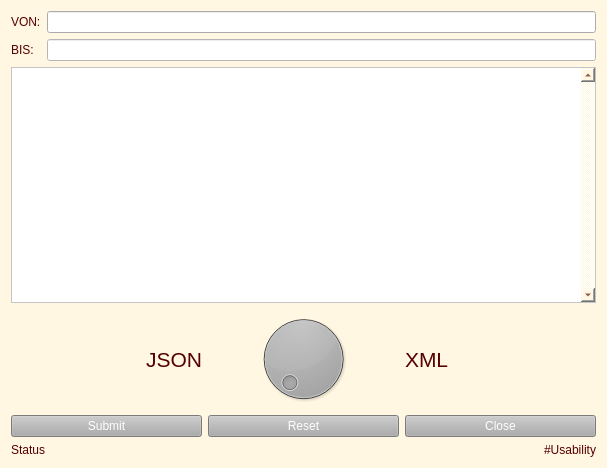
<?xml version="1.0" encoding="UTF-8"?>
<ui version="4.0">
 <class>Form</class>
 <widget class="QWidget" name="Form">
  <property name="geometry">
   <rect>
    <x>0</x>
    <y>0</y>
    <width>607</width>
    <height>468</height>
   </rect>
  </property>
  <property name="windowTitle">
   <string>REST-ful Client | TEKIN</string>
  </property>
  <property name="autoFillBackground">
   <bool>false</bool>
  </property>
  <property name="styleSheet">
   <string notr="true">color: rgb(85, 0, 0);
background-color:rgb(255, 247, 225)</string>
  </property>
  <layout class="QHBoxLayout" name="horizontalLayout">
   <item>
    <layout class="QVBoxLayout" name="verticalLayout">
     <item>
      <layout class="QHBoxLayout" name="horizontalLayout_5">
       <item>
        <layout class="QHBoxLayout" name="horizontalLayout_6">
         <item>
          <layout class="QVBoxLayout" name="verticalLayout_2">
           <item>
            <widget class="QLabel" name="vonLabel">
             <property name="font">
              <font>
               <family>Arial</family>
              </font>
             </property>
             <property name="text">
              <string>VON:</string>
             </property>
            </widget>
           </item>
           <item>
            <widget class="QLabel" name="bisLabel">
             <property name="font">
              <font>
               <family>Arial</family>
              </font>
             </property>
             <property name="text">
              <string>BIS:</string>
             </property>
            </widget>
           </item>
          </layout>
         </item>
        </layout>
       </item>
       <item>
        <layout class="QHBoxLayout" name="horizontalLayout_7">
         <item>
          <layout class="QVBoxLayout" name="verticalLayout_3">
           <item>
            <widget class="QLineEdit" name="vonInput">
             <property name="font">
              <font>
               <family>Arial</family>
              </font>
             </property>
             <property name="styleSheet">
              <string notr="true">background-color:rgb(255, 255, 255)rgb(255, 255, 255)</string>
             </property>
            </widget>
           </item>
           <item>
            <widget class="QLineEdit" name="bisInput">
             <property name="font">
              <font>
               <family>Arial</family>
              </font>
             </property>
             <property name="styleSheet">
              <string notr="true">background-color:rgb(255, 255, 255)</string>
             </property>
            </widget>
           </item>
          </layout>
         </item>
        </layout>
       </item>
      </layout>
     </item>
     <item>
      <widget class="QTextBrowser" name="outputNavi">
       <property name="font">
        <font>
         <family>Arial</family>
        </font>
       </property>
       <property name="focusPolicy">
        <enum>Qt::NoFocus</enum>
       </property>
       <property name="styleSheet">
        <string notr="true">background-color:rgb(255,255,255)</string>
       </property>
       <property name="verticalScrollBarPolicy">
        <enum>Qt::ScrollBarAlwaysOn</enum>
       </property>
       <property name="horizontalScrollBarPolicy">
        <enum>Qt::ScrollBarAsNeeded</enum>
       </property>
      </widget>
     </item>
     <item>
      <layout class="QHBoxLayout" name="horizontalLayout_3">
       <item>
        <widget class="QLabel" name="jsonLabel">
         <property name="font">
          <font>
           <family>Arial</family>
           <pointsize>16</pointsize>
           <weight>50</weight>
           <bold>false</bold>
          </font>
         </property>
         <property name="styleSheet">
          <string notr="true">background-color:rgb(255, 247, 225)</string>
         </property>
         <property name="text">
          <string>JSON</string>
         </property>
         <property name="alignment">
          <set>Qt::AlignRight|Qt::AlignTrailing|Qt::AlignVCenter</set>
         </property>
        </widget>
       </item>
       <item>
        <widget class="QDial" name="dialChoose">
         <property name="font">
          <font>
           <family>Arial</family>
          </font>
         </property>
         <property name="styleSheet">
          <string notr="true">background-color:rgb(144, 144, 144);
color: rgb(255, 247, 225)</string>
         </property>
        </widget>
       </item>
       <item>
        <widget class="QLabel" name="xmlLabel">
         <property name="font">
          <font>
           <family>Arial</family>
           <pointsize>16</pointsize>
          </font>
         </property>
         <property name="styleSheet">
          <string notr="true">background-color:rgb(255, 247, 225)</string>
         </property>
         <property name="text">
          <string>XML</string>
         </property>
        </widget>
       </item>
      </layout>
     </item>
     <item>
      <layout class="QHBoxLayout" name="horizontalLayout_2">
       <item>
        <widget class="QPushButton" name="submitButton">
         <property name="font">
          <font>
           <family>Arial</family>
          </font>
         </property>
         <property name="styleSheet">
          <string notr="true">background-color: rgb(172, 172, 172);
color: rgb(255,255,255)</string>
         </property>
         <property name="text">
          <string>Submit</string>
         </property>
         <property name="autoDefault">
          <bool>true</bool>
         </property>
         <property name="default">
          <bool>false</bool>
         </property>
        </widget>
       </item>
       <item>
        <widget class="QPushButton" name="resetButton">
         <property name="font">
          <font>
           <family>Arial</family>
          </font>
         </property>
         <property name="styleSheet">
          <string notr="true">background-color: rgb(172, 172, 172);
color: rgb(255,255,255)</string>
         </property>
         <property name="text">
          <string>Reset</string>
         </property>
         <property name="autoDefault">
          <bool>true</bool>
         </property>
         <property name="default">
          <bool>false</bool>
         </property>
        </widget>
       </item>
       <item>
        <widget class="QPushButton" name="closeButton">
         <property name="font">
          <font>
           <family>Arial</family>
          </font>
         </property>
         <property name="styleSheet">
          <string notr="true">background-color: rgb(172, 172, 172);
color: rgb(255,255,255)</string>
         </property>
         <property name="text">
          <string>Close</string>
         </property>
         <property name="autoDefault">
          <bool>true</bool>
         </property>
         <property name="default">
          <bool>false</bool>
         </property>
        </widget>
       </item>
      </layout>
     </item>
     <item>
      <layout class="QHBoxLayout" name="horizontalLayout_4">
       <item>
        <widget class="QLabel" name="statusLabel">
         <property name="font">
          <font>
           <family>Arial</family>
          </font>
         </property>
         <property name="styleSheet">
          <string notr="true">background-color:rgb(255, 247, 225)</string>
         </property>
         <property name="text">
          <string>Status</string>
         </property>
        </widget>
       </item>
       <item>
        <widget class="QLabel" name="usability">
         <property name="font">
          <font>
           <family>Arial</family>
          </font>
         </property>
         <property name="styleSheet">
          <string notr="true">background-color:rgb(255, 247, 225)</string>
         </property>
         <property name="text">
          <string>#Usability</string>
         </property>
         <property name="alignment">
          <set>Qt::AlignRight|Qt::AlignTrailing|Qt::AlignVCenter</set>
         </property>
        </widget>
       </item>
      </layout>
     </item>
    </layout>
   </item>
  </layout>
 </widget>
 <tabstops>
  <tabstop>vonInput</tabstop>
  <tabstop>bisInput</tabstop>
  <tabstop>submitButton</tabstop>
  <tabstop>resetButton</tabstop>
  <tabstop>closeButton</tabstop>
  <tabstop>outputNavi</tabstop>
 </tabstops>
 <resources/>
 <connections>
  <connection>
   <sender>resetButton</sender>
   <signal>clicked()</signal>
   <receiver>vonInput</receiver>
   <slot>clear()</slot>
   <hints>
    <hint type="sourcelabel">
     <x>303</x>
     <y>426</y>
    </hint>
    <hint type="destinationlabel">
     <x>320</x>
     <y>22</y>
    </hint>
   </hints>
  </connection>
  <connection>
   <sender>resetButton</sender>
   <signal>clicked()</signal>
   <receiver>bisInput</receiver>
   <slot>clear()</slot>
   <hints>
    <hint type="sourcelabel">
     <x>303</x>
     <y>426</y>
    </hint>
    <hint type="destinationlabel">
     <x>320</x>
     <y>48</y>
    </hint>
   </hints>
  </connection>
  <connection>
   <sender>resetButton</sender>
   <signal>clicked()</signal>
   <receiver>outputNavi</receiver>
   <slot>clear()</slot>
   <hints>
    <hint type="sourcelabel">
     <x>303</x>
     <y>426</y>
    </hint>
    <hint type="destinationlabel">
     <x>303</x>
     <y>237</y>
    </hint>
   </hints>
  </connection>
  <connection>
   <sender>closeButton</sender>
   <signal>clicked()</signal>
   <receiver>Form</receiver>
   <slot>close()</slot>
   <hints>
    <hint type="sourcelabel">
     <x>500</x>
     <y>426</y>
    </hint>
    <hint type="destinationlabel">
     <x>303</x>
     <y>233</y>
    </hint>
   </hints>
  </connection>
 </connections>
</ui>
